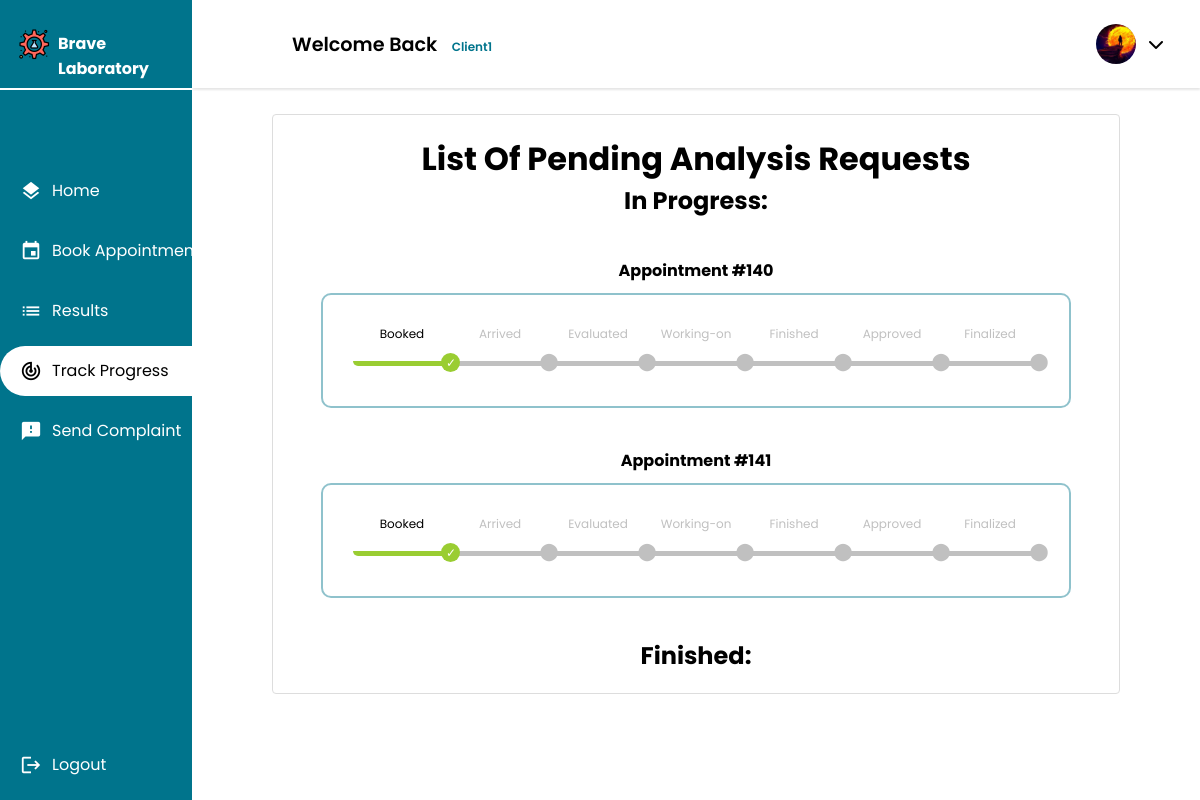
Before: /client/requests/ (signed in) with the older database file.
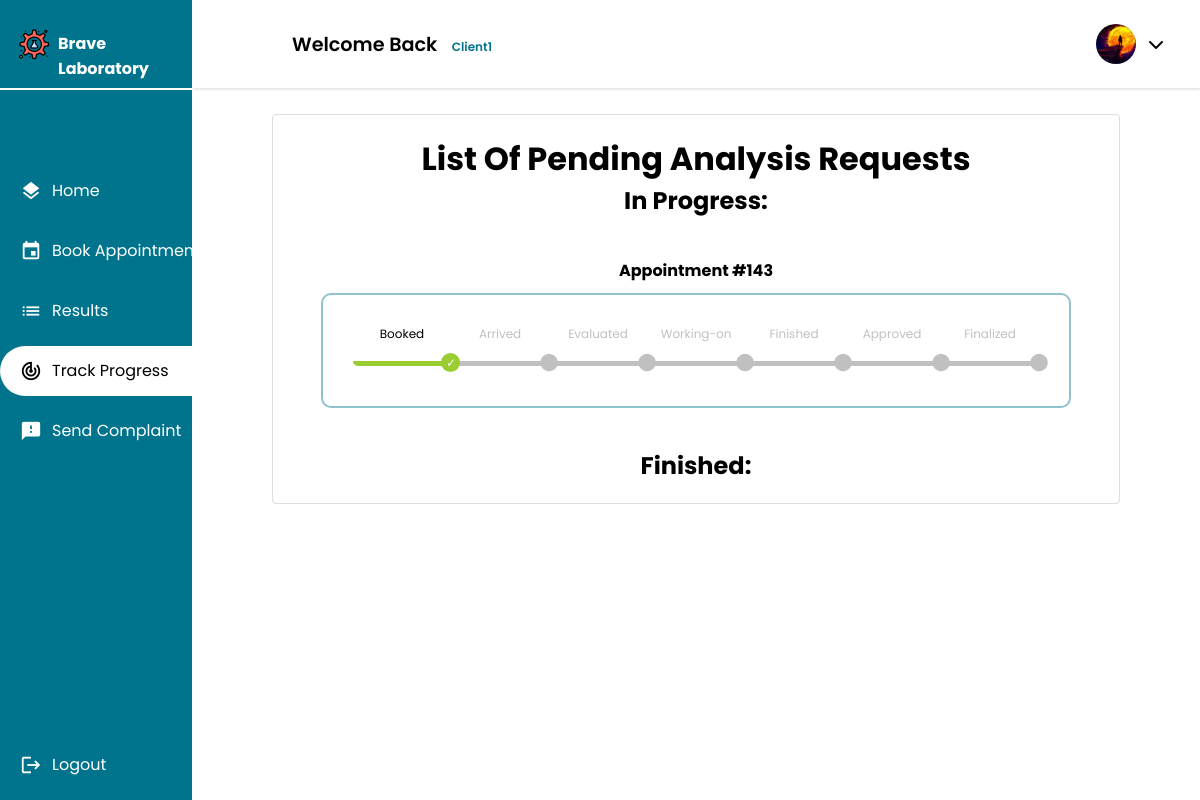
After: the same page with the newer database file.
### main_home/models.py (models this page shows, shortened)
class Appointment(models.Model):
    UPCOMING = 'Upcoming'
    TOMORROW = 'Tommorow'
    TODAY = 'Today'
    OVERDUE = 'Overdue'
    STATUS_CHOICES = [
        (UPCOMING, 'Upcoming'),
        (TOMORROW, 'Tommorow'),
        (TODAY, 'Today'),
        (OVERDUE, 'Overdue'),
    ]
    client = models.ForeignKey(Client, on_delete=models.CASCADE)
    tests_requested = models.ManyToManyField(TestOffered)
    date = models.DateField(validators=[validate_date_not_past])
    description = models.CharField(max_length=1000,blank=True)
    document = models.ImageField(null=True,blank=True,upload_to='medical_documents')
    total_price = models.DecimalField(max_digits=10, decimal_places=2)
    payment_status = models.BooleanField(default=False)
    arrived = models.BooleanField(default=False)
    cancelled = models.BooleanField(default=False)
    performed = models.BooleanField(default=False)
    urgent = models.BooleanField(default=False)
    class Meta:
        db_table = 'appointment'
    def __str__(self):
        return f"Appointment #{self.id}"
    @property
    def status(self):
        today = timezone.now().date()
        if self.date > today:
            return self.UPCOMING
        elif self.date == today:
            return self.TODAY
        elif self.date == today + timezone.timedelta(days=1):
            return self.TOMORROW
        else:
            return self.OVERDUE

### client/views.py (the view)
# urls.py: path("requests/",views.request_list,name="auditor_request_list"),
@login_required
@permission_required('client.view_client', raise_exception=True)
def request_list(request):
    appointments = Appointment.objects.filter(cancelled=False)
    context = {
        'appointments': appointments
    }
    return render(request,'client/request/request_list.html',context)

### client/templates/client/request/request_list.html (shortened to what this page needs)
{% extends 'client/client.html' %}
{% load static %}
{% block main %}
<div class="Container">
    <h1>List Of Pending Analysis Requests</h1>
    <h2>In Progress:</h2>
    {% for appointment in appointments %}
        {% if appointment.status != Appointment.OVERDUE %}
            {% if not appointment.analysisrequest or not appointment.analysisrequest.testresult.report.invoice %}
            <div class="progress-bar">
                <h4 class="small-header">{{appointment}}</h4>
                    <ol class="progress-meter">
                        <li class="progress-point finished">Booked</li>
                        {% if appointment.arrived %}
                        <li class="progress-point finished">Arrived</li>
                        {% else %}
                        <li class="progress-point pending">Arrived</li>
                        {% endif %}
                        {% if appointment.performed %}
                        <li class="progress-point finished">Evaluated</li>
                        {% else %}
                        <li class="progress-point pending">Evaluated</li>
                        {% endif %}
                        {% if appointment.analysisrequest and appointment.analysisrequest.status != 'pending'  %}
                            {% if appointment.analysisrequest.status == "finished" %}
                                <li class="progress-point finished">Working-on</li>
                                <li class="progress-point finished">Finished</li>
                            {% else %}
                                <li class="progress-point finished">Working-on</li>
                                <li class="progress-point pending">Finished</li>
                            {% endif %}
                            {% if appointment.analysisrequest.testresult.approved %}
                                <li class="progress-point finished">Approved</li>
                                <li class="progress-point finished">Finalized</li>
                            {% else %}
                                <li class="progress-point pending">Approved</li>
                                <li class="progress-point pending">Finalized</li>
                            {% endif %}
                        {% else %}
                            <li class="progress-point pending">Working-on</li>
                            <li class="progress-point pending">Finished</li>
                            <li class="progress-point pending">Approved</li>
                            <li class="progress-point pending">Finalized</li>
                        {% endif %}
                    </ol>
                </div>
            {% endif %}
        {% endif %}
    {% endfor %}
    <h2>Finished:</h2>
</div>
{% endblock main %}

Changed rows visible on the page:
removed Appointment: id "Appointment #140", arrived "Arrived", performed "Evaluated"
removed Appointment: id "Appointment #141", arrived "Arrived", performed "Evaluated"
added Appointment: id "Appointment #143", arrived "Arrived", performed "Evaluated"
